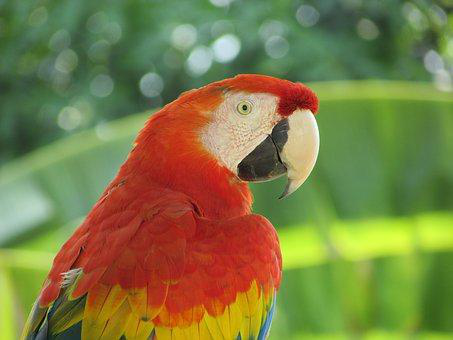
#> input picture LAB5/images/Parrot.png, 453 x 340 px
$ jupyter execute Lab5.ipynb   (older library calls are emulated)
#> lines starting #> are read from the running program, lines starting #| are printed output that depends on the picture
# Lab 5
---
### Name: Abdulsamad Mousa Tuhaishi
### ID: 2240001093
---

[cell 1]
import cv2
import numpy as np
import matplotlib.pyplot as plt

[cell 2]
# Procedural Task 1: Unsharp Masking
image = cv2.imread('images/Parrot.png')
#> image is the input picture: shape (340, 453, 3); mean B, G, R 68.5, 124.4, 125.4
image = cv2.cvtColor(image, cv2.COLOR_BGR2RGB)

sigma = 2
amount = 1.5

image_float = image.astype(np.float32) / 255.0
blurred = cv2.GaussianBlur(image_float, (0, 0), sigmaX=sigma, sigmaY=sigma)
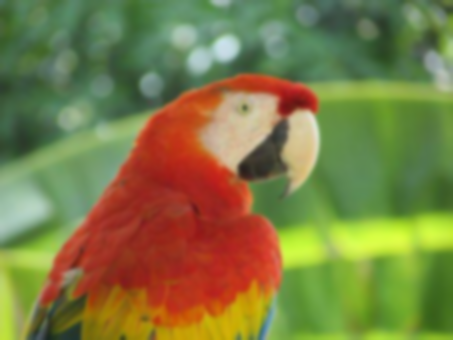
#> blurred: shape (340, 453, 3) float32; mean R, G, B 0.492, 0.488, 0.268
sharpened = np.clip(image_float + amount * (image_float - blurred), 0, 1)
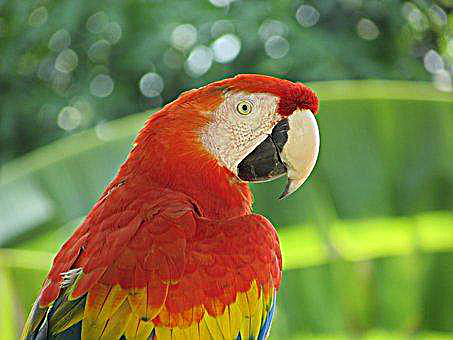
#> sharpened: shape (340, 453, 3) float32; mean R, G, B 0.491, 0.488, 0.27

fig, ax = plt.subplots(1, 3, figsize=(15, 5))
ax[0].imshow(image)
ax[0].set_title("Original Image")
ax[0].axis("off")
ax[1].imshow(blurred)
ax[1].set_title("Blurred Image")
ax[1].axis("off")
ax[2].imshow(sharpened)
ax[2].set_title("Sharpened (Unsharp Masking)")
ax[2].axis("off")
plt.show()
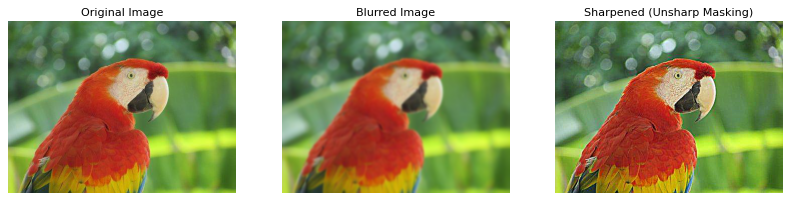
#> figure drawn by matplotlib, 3 panels

<div style="border:1px solid #000;border-top:4px solid #000;page-break-before:always;background:#f2f2f2;padding:8px 16px;font:bold 20px Arial,Helvetica,sans-serif;margin:14px 0 8px 0;page-break-after:avoid;">4- Assessment</div>

[cell 3]
# Assessment Task 1: 7x7 box filter
kernel = np.ones((7, 7), np.float32) / 49
box = cv2.filter2D(image, -1, kernel)

fig, ax = plt.subplots(1, 2, figsize=(12, 5))
ax[0].imshow(image)
ax[0].set_title("Original Image")
ax[0].axis("off")
ax[1].imshow(box)
ax[1].set_title("7x7 Box Filter")
ax[1].axis("off")
plt.show()
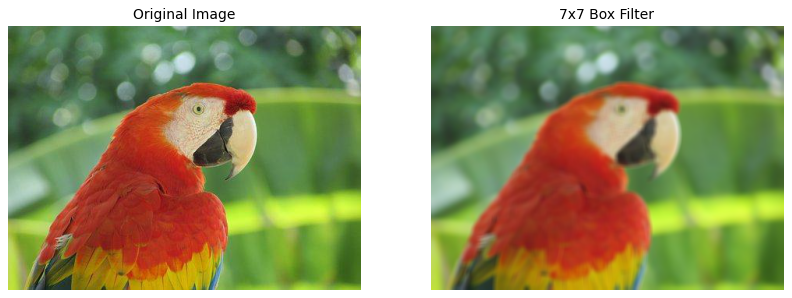
#> figure drawn by matplotlib, 2 panels

[cell 4]
# Assessment Task 2: 5x5 and 21x21 Gaussian filters
gauss5 = cv2.GaussianBlur(image, (5, 5), 0)
gauss21 = cv2.GaussianBlur(image, (21, 21), 0)

fig, ax = plt.subplots(1, 3, figsize=(15, 5))
ax[0].imshow(image)
ax[0].set_title("Original Image")
ax[0].axis("off")
ax[1].imshow(gauss5)
ax[1].set_title("Gaussian 5x5")
ax[1].axis("off")
ax[2].imshow(gauss21)
ax[2].set_title("Gaussian 21x21")
ax[2].axis("off")
plt.show()

[cell 5]
# Assessment Task 3: 3x3 Laplacian sharpening
image = cv2.imread('images/Parrot.png')
image = cv2.cvtColor(image, cv2.COLOR_BGR2RGB)
image_float = image.astype(np.float32) / 255.0

laplacian = cv2.Laplacian(image_float, cv2.CV_32F, ksize=1)
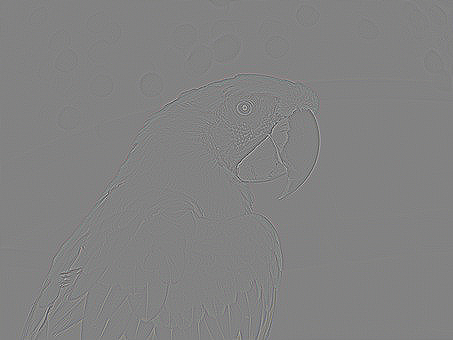
#> laplacian: shape (340, 453, 3) float32; mean R, G, B -3.79e-06, 1.1e-06, -7.84e-06; drawn with min black and max white
sharpened = np.clip(image_float - laplacian, 0, 1)
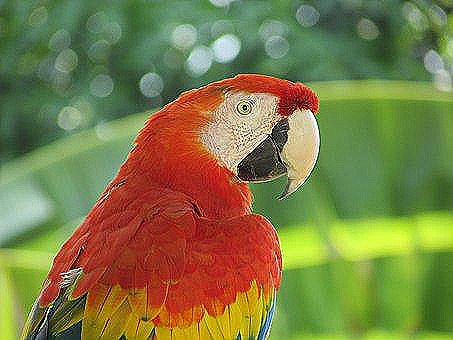
#> sharpened: shape (340, 453, 3) float32; mean R, G, B 0.49, 0.488, 0.272

# scale the Laplacian to [0, 1] for display
lap_show = np.clip(0.5 + laplacian / (2 * np.percentile(np.abs(laplacian), 99)), 0, 1)
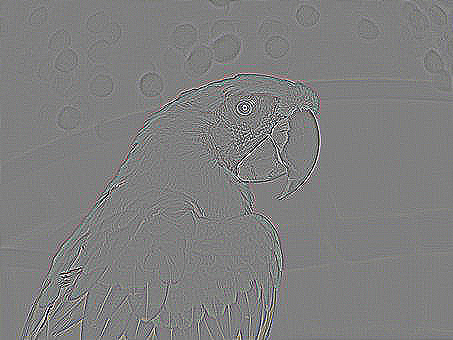
#> lap_show: shape (340, 453, 3) float32; mean R, G, B 0.5, 0.5, 0.5

fig, ax = plt.subplots(1, 3, figsize=(15, 5))
ax[0].imshow(image)
ax[0].set_title("Original Image")
ax[0].axis("off")
ax[1].imshow(lap_show)
ax[1].set_title("Laplacian Filter")
ax[1].axis("off")
ax[2].imshow(sharpened)
ax[2].set_title("Sharpened Image")
ax[2].axis("off")
plt.show()
